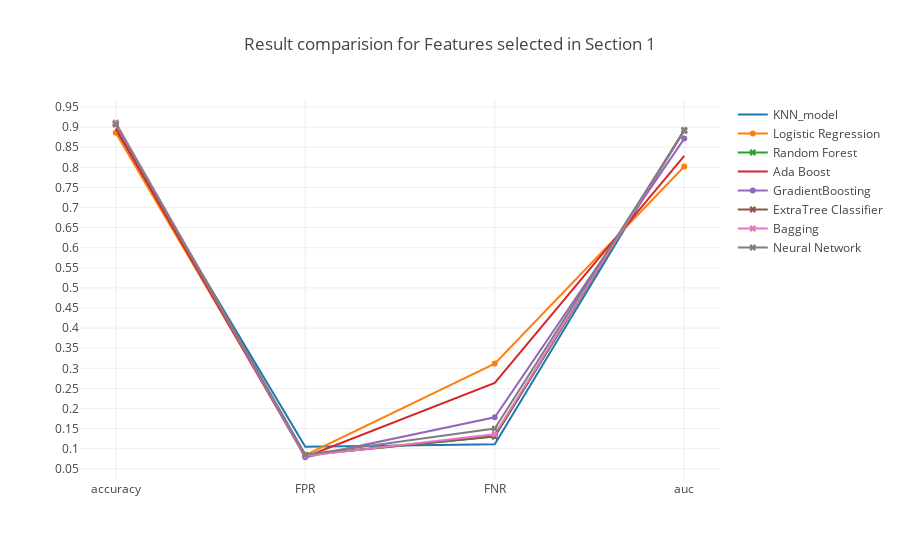

The notebook cell saved with this chart:
### Markdown cell above
### <a id='1.A' style="text-decoration : none; color : #000000;"> A Results</a>

### Code cell
trace0 = go.Scatter(x=table_80_50_test.iloc[0].index.values[[0,5,6,7]],
                    y=table_80_50_test.iloc[0].values[[0,5,6,7]],
                    mode = 'lines',
                    name = 'KNN_model')

trace1 = go.Scatter(x=table_80_50_test.iloc[1].index.values[[0,5,6,7]],
                    y=table_80_50_test.iloc[1].values[[0,5,6,7]],
                    mode = 'lines+markers',
                    name = 'Logistic Regression')

trace2 = go.Scatter(x=table_80_50_test.iloc[2].index.values[[0,5,6,7]],
                    y=table_80_50_test.iloc[2].values[[0,5,6,7]],
                    mode = 'lines+markers',marker=dict(symbol='x'),
                    name = 'Random Forest')


trace3 = go.Scatter(x=table_80_50_test.iloc[3].index.values[[0,5,6,7]],
                    y=table_80_50_test.iloc[3].values[[0,5,6,7]],
                    mode = 'lines',
                    name = 'Ada Boost')

trace4 = go.Scatter(x=table_80_50_test.iloc[4].index.values[[0,5,6,7]],
                    y=table_80_50_test.iloc[4].values[[0,5,6,7]],
                    mode = 'lines+markers',
                    name = 'GradientBoosting')

trace5 = go.Scatter(x=table_80_50_test.iloc[5].index.values[[0,5,6,7]],
                    y=table_80_50_test.iloc[5].values[[0,5,6,7]],
                    mode = 'lines+markers',marker=dict(symbol='x'),
                    name = 'ExtraTree Classifier')

trace6 = go.Scatter(x=table_80_50_test.iloc[6].index.values[[0,5,6,7]],
                    y=table_80_50_test.iloc[6].values[[0,5,6,7]],
                    mode = 'lines+markers',marker=dict(symbol='x'),
                    name = 'Bagging')

trace7 = go.Scatter(x=table_80_50_test.iloc[7].index.values[[0,5,6,7]],
                    y=table_80_50_test.iloc[7].values[[0,5,6,7]],
                    mode = 'lines+markers',marker=dict(symbol='x'),
                    name = 'Neural Network')



data = [trace0, trace1, trace2, trace3, trace4, trace5, trace6, trace7]
layout = go.Layout(yaxis=dict(tick0=0,dtick=0.05),title='Result comparision for Features selected in Section 1')
fig = go.Figure(data=data, layout=layout)

iplot(fig, filename='Result')

### Figure 1 — Plotly figure (JSON) as saved in the notebook; plotly's stock layout.template omitted (floating-point values rounded to 4 significant figures)
{"data": [{"mode": "lines", "name": "KNN_model", "type": "scatter", "uid": "21d20a10-dfcb-461c-990c-5f716c863f96", "x": ["accuracy", "FPR", "FNR", "auc"], "y": [0.8945, 0.1047, 0.1111, 0.8921]}, {"mode": "lines+markers", "name": "Logistic Regression", "type": "scatter", "uid": "791d3d4c-fcc1-4ba6-bb60-deb95198590f", "x": ["accuracy", "FPR", "FNR", "auc"], "y": [0.8861, 0.08398, 0.3118, 0.8021]}, {"marker": {"symbol": "x"}, "mode": "lines+markers", "name": "Random Forest", "type": "scatter", "uid": "7899daf3-43ac-4244-b8e6-d72a80aa1077", "x": ["accuracy", "FPR", "FNR", "auc"], "y": [0.9103, 0.08361, 0.1302, 0.8931]}, {"mode": "lines", "name": "Ada Boost", "type": "scatter", "uid": "cc16771b-75d8-4b08-9630-161d2a497c22", "x": ["accuracy", "FPR", "FNR", "auc"], "y": [0.8963, 0.07946, 0.2637, 0.8284]}, {"mode": "lines+markers", "name": "GradientBoosting", "type": "scatter", "uid": "e975bbdd-47ba-4b3b-8409-a8c01cb054ef", "x": ["accuracy", "FPR", "FNR", "auc"], "y": [0.9082, 0.07871, 0.1783, 0.8715]}, {"marker": {"symbol": "x"}, "mode": "lines+markers", "name": "ExtraTree Classifier", "type": "scatter", "uid": "ef4f45a8-7d17-4030-b2be-42600015a1b1", "x": ["accuracy", "FPR", "FNR", "auc"], "y": [0.9092, 0.08474, 0.131, 0.8921]}, {"marker": {"symbol": "x"}, "mode": "lines+markers", "name": "Bagging", "type": "scatter", "uid": "db9b31b5-f86d-4f09-bb6c-9545929b7a14", "x": ["accuracy", "FPR", "FNR", "auc"], "y": [0.9109, 0.08197, 0.136, 0.891]}, {"marker": {"symbol": "x"}, "mode": "lines+markers", "name": "Neural Network", "type": "scatter", "uid": "a0bf9052-57cd-4dee-b94e-17bebeb87fa5", "x": ["accuracy", "FPR", "FNR", "auc"], "y": [0.9066, 0.08486, 0.1501, 0.891]}], "layout": {"title": "Result comparision for Features selected in Section 1", "yaxis": {"dtick": 0.05, "tick0": 0}}}
